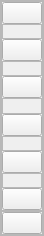
     <widget class="QFrame" name="icons">
      <property name="maximumSize">
       <size>
        <width>40</width>
        <height>16777215</height>
       </size>
      </property>
      <property name="whatsThis">
       <string/>
      </property>
      <property name="styleSheet">
       <string notr="true">QPushButton{
}
QPushButton::hover{
	border: 1.5px solid rgb(230, 5, 64);
	border-radius: 10px;
}
QPushButton::pressed{
	border: 3px solid rgb(230, 5, 64);
	border-radius: 10px;
}</string>
      </property>
      <property name="frameShape">
       <enum>QFrame::StyledPanel</enum>
      </property>
      <property name="frameShadow">
       <enum>QFrame::Raised</enum>
      </property>
      <layout class="QVBoxLayout" name="verticalLayout_6">
       <property name="spacing">
        <number>0</number>
       </property>
       <property name="leftMargin">
        <number>0</number>
       </property>
       <property name="topMargin">
        <number>0</number>
       </property>
       <property name="rightMargin">
        <number>0</number>
       </property>
       <property name="bottomMargin">
        <number>0</number>
       </property>
       <item alignment="Qt::AlignTop">
        <widget class="QFrame" name="frame_5">
         <property name="sizePolicy">
          <sizepolicy hsizetype="Preferred" vsizetype="Expanding">
           <horstretch>0</horstretch>
           <verstretch>0</verstretch>
          </sizepolicy>
         </property>
         <property name="frameShape">
          <enum>QFrame::StyledPanel</enum>
         </property>
         <property name="frameShadow">
          <enum>QFrame::Raised</enum>
         </property>
         <layout class="QVBoxLayout" name="verticalLayout_7">
          <property name="spacing">
           <number>0</number>
          </property>
          <property name="leftMargin">
           <number>0</number>
          </property>
          <property name="topMargin">
           <number>0</number>
          </property>
          <property name="rightMargin">
           <number>0</number>
          </property>
          <property name="bottomMargin">
           <number>0</number>
          </property>
          <item>
           <widget class="QPushButton" name="my_profile_btn">
            <property name="text">
             <string/>
            </property>
            <property name="icon">
             <iconset>
              <normaloff>icons/user.svg</normaloff>icons/user.svg</iconset>
            </property>
            <property name="iconSize">
             <size>
              <width>25</width>
              <height>25</height>
             </size>
            </property>
            <property name="autoDefault">
             <bool>false</bool>
            </property>
           </widget>
          </item>
          <item>
           <widget class="QFrame" name="frame_9">
            <property name="sizePolicy">
             <sizepolicy hsizetype="Preferred" vsizetype="Preferred">
              <horstretch>0</horstretch>
              <verstretch>0</verstretch>
             </sizepolicy>
            </property>
            <property name="minimumSize">
             <size>
              <width>0</width>
              <height>15</height>
             </size>
            </property>
            <property name="maximumSize">
             <size>
              <width>16777215</width>
              <height>15</height>
             </size>
            </property>
            <property name="frameShape">
             <enum>QFrame::StyledPanel</enum>
            </property>
            <property name="frameShadow">
             <enum>QFrame::Raised</enum>
            </property>
           </widget>
          </item>
          <item>
           <widget class="QPushButton" name="workouts_btn">
            <property name="text">
             <string/>
            </property>
            <property name="icon">
             <iconset>
              <normaloff>icons/calendar.svg</normaloff>icons/calendar.svg</iconset>
            </property>
            <property name="iconSize">
             <size>
              <width>25</width>
              <height>25</height>
             </size>
            </property>
           </widget>
          </item>
          <item>
           <widget class="QFrame" name="frame_10">
            <property name="minimumSize">
             <size>
              <width>0</width>
              <height>15</height>
             </size>
            </property>
            <property name="maximumSize">
             <size>
              <width>16777215</width>
              <height>15</height>
             </size>
            </property>
            <property name="frameShape">
             <enum>QFrame::StyledPanel</enum>
            </property>
            <property name="frameShadow">
             <enum>QFrame::Raised</enum>
            </property>
           </widget>
          </item>
          <item>
           <widget class="QPushButton" name="my_records_btn">
            <property name="text">
             <string/>
            </property>
            <property name="icon">
             <iconset>
              <normaloff>icons/award.svg</normaloff>icons/award.svg</iconset>
            </property>
            <property name="iconSize">
             <size>
              <width>25</width>
              <height>25</height>
             </size>
            </property>
           </widget>
          </item>
          <item>
           <widget class="QFrame" name="frame_11">
            <property name="minimumSize">
             <size>
              <width>0</width>
              <height>16</height>
             </size>
            </property>
            <property name="maximumSize">
             <size>
              <width>16777215</width>
              <height>16</height>
             </size>
            </property>
            <property name="frameShape">
             <enum>QFrame::StyledPanel</enum>
            </property>
            <property name="frameShadow">
             <enum>QFrame::Raised</enum>
            </property>
           </widget>
          </item>
          <item>
           <widget class="QPushButton" name="connect_developers_btn">
            <property name="text">
             <string/>
            </property>
            <property name="icon">
             <iconset>
              <normaloff>icons/twitch.svg</normaloff>icons/twitch.svg</iconset>
            </property>
            <property name="iconSize">
             <size>
              <width>25</width>
              <height>25</height>
             </size>
            </property>
           </widget>
          </item>
          <item>
           <widget class="QFrame" name="frame_12">
            <property name="minimumSize">
             <size>
              <width>0</width>
              <height>15</height>
             </size>
            </property>
            <property name="maximumSize">
             <size>
              <width>16777215</width>
              <height>15</height>
             </size>
            </property>
            <property name="frameShape">
             <enum>QFrame::StyledPanel</enum>
            </property>
            <property name="frameShadow">
             <enum>QFrame::Raised</enum>
            </property>
           </widget>
          </item>
          <item>
           <widget class="QPushButton" name="settings_btn">
            <property name="text">
             <string/>
            </property>
            <property name="icon">
             <iconset>
              <normaloff>icons/tool.svg</normaloff>icons/tool.svg</iconset>
            </property>
            <property name="iconSize">
             <size>
              <width>25</width>
              <height>25</height>
             </size>
            </property>
           </widget>
          </item>
          <item>
           <widget class="QFrame" name="frame_13">
            <property name="minimumSize">
             <size>
              <width>0</width>
              <height>15</height>
             </size>
            </property>
            <property name="maximumSize">
             <size>
              <width>16777215</width>
              <height>15</height>
             </size>
            </property>
            <property name="frameShape">
             <enum>QFrame::StyledPanel</enum>
            </property>
            <property name="frameShadow">
             <enum>QFrame::Raised</enum>
            </property>
           </widget>
          </item>
          <item>
           <widget class="QPushButton" name="give_mark_btn">
            <property name="text">
             <string/>
            </property>
            <property name="icon">
             <iconset>
              <normaloff>icons/thumbs-up.svg</normaloff>icons/thumbs-up.svg</iconset>
            </property>
            <property name="iconSize">
             <size>
              <width>25</width>
              <height>25</height>
             </size>
            </property>
           </widget>
          </item>
         </layout>
        </widget>
       </item>
       <item alignment="Qt::AlignBottom">
        <widget class="QFrame" name="frame_8">
         <property name="frameShape">
          <enum>QFrame::StyledPanel</enum>
         </property>
         <property name="frameShadow">
          <enum>QFrame::Raised</enum>
         </property>
         <layout class="QVBoxLayout" name="verticalLayout_8">
          <property name="spacing">
           <number>0</number>
          </property>
          <property name="leftMargin">
           <number>0</number>
          </property>
          <property name="topMargin">
           <number>0</number>
          </property>
          <property name="rightMargin">
           <number>0</number>
          </property>
          <property name="bottomMargin">
           <number>0</number>
          </property>
          <item>
           <widget class="QPushButton" name="exit_2_btn">
            <property name="text">
             <string/>
            </property>
            <property name="icon">
             <iconset>
              <normaloff>icons/external-link.svg</normaloff>icons/external-link.svg</iconset>
            </property>
            <property name="iconSize">
             <size>
              <width>20</width>
              <height>20</height>
             </size>
            </property>
           </widget>
          </item>
         </layout>
        </widget>
       </item>
      </layout>
     </widget>
